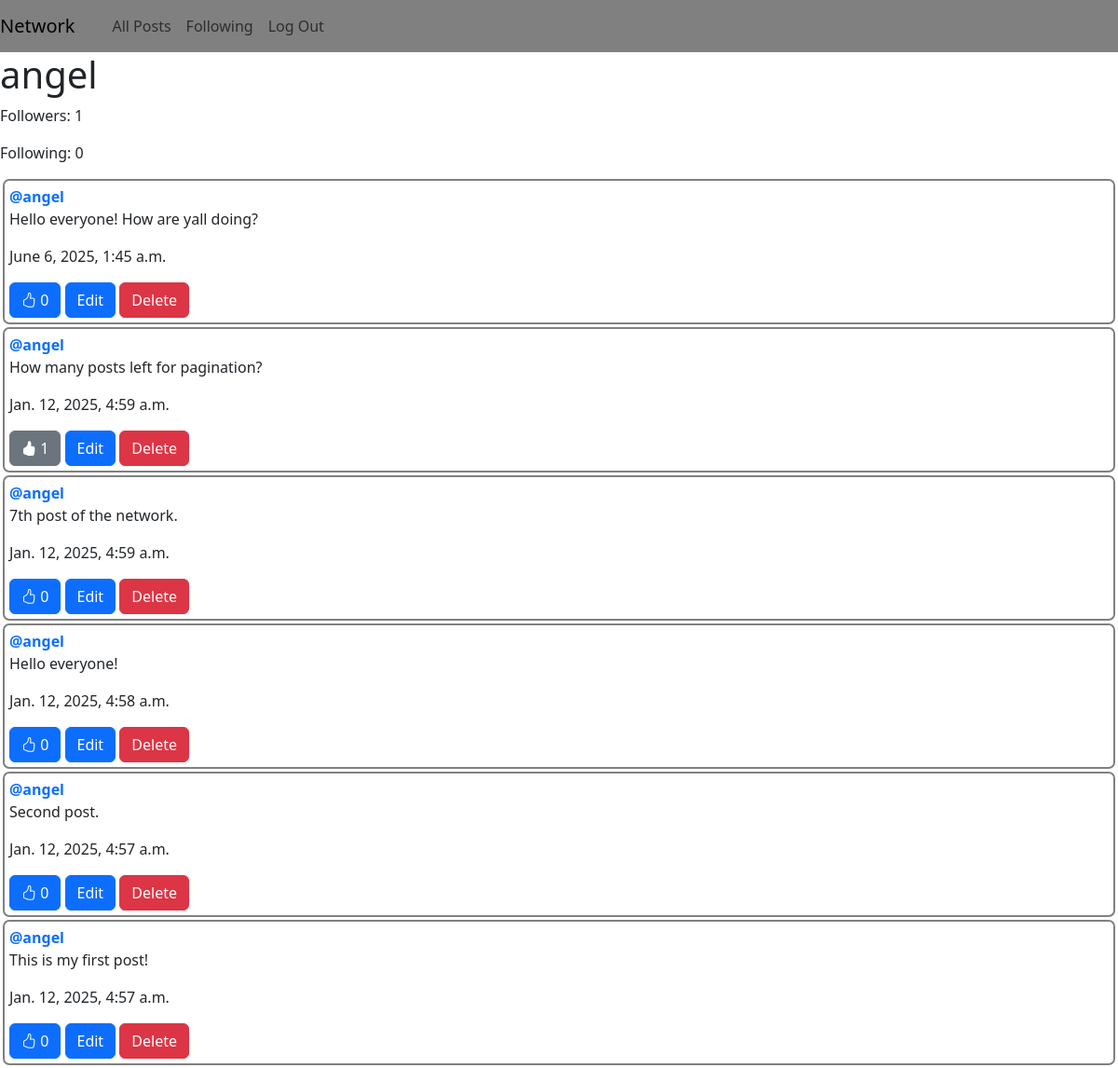
The page /profile/angel on the database its author committed.
### network/models.py (models this page shows, shortened)
class User(AbstractUser):
    pass

class Post(models.Model):
    paginate_by = 10
    id = models.BigAutoField(primary_key=True)
    content = models.TextField(blank=False)
    author = models.ForeignKey(User, on_delete=models.CASCADE, blank=True, null=True, related_name="author")
    timestamp = models.DateTimeField(auto_now_add=True)
    is_liked_by = models.ManyToManyField(User, related_name='liked_posts', blank=True)
    like_count = models.PositiveIntegerField(default=0)
    liked = models.BooleanField(default=False)

### network/views.py (the view)
# urls.py: path("profile/<str:profile_username>", views.load_user_profile, name="profile"),
def load_user_profile(request, profile_username):
    user = User.objects.get(username=profile_username)
    posts = Post.objects.filter(author=user).order_by('-timestamp')
    page = Paginator(posts, 10)
    page_num = request.GET.get("page")
    page_obj = page.get_page(page_num)
    return render(request, "network/profile.html", {
        "user": user,
        "followers": Follow.objects.filter(followed=user).count(),
        "following": Follow.objects.filter(follower=user).count(),
        "page_obj": page_obj,
    })

### network/templates/network/profile.html (shortened to what this page needs)
{% extends "network/layout.html" %} {% block body %} {% if user %}
<div>
  <h1>{{user.username}}</h1>
  <p>Followers: {{ followers }}</p>
  <p>Following: {{ following }}</p>
</div>
{% endif %} {% if page_obj %}
<div id="posts-container">
  {% for post in page_obj %}
  <div class="post-container" data-postID="{{ post.id }}">
    <div class="d-flex align-items-center - justify-content-betweem">
      <a class="user_hyperlink me-2" href="{% url 'profile' post.author %}"><strong>@{{ post.author }}</strong></a>
    </div>
    <p class="post-content">{{ post.content }}</p>
    <p class="timestamp">{{ post.timestamp }}</p>
    <button
      class="like-button btn {% if post.liked %}bi-hand-thumbs-up-fill btn-secondary{% else %}bi-hand-thumbs-up btn-primary{% endif %}"
      onclick="toggle_like(this)"
    >
      {{ post.like_count }}
    </button>
    {% if user.is_authenticated and post.author == user %}
    <button class="edit-button btn btn-primary" onclick="edit_post(this)">Edit</button>
    <button class="delete-button btn btn-danger" onclick="delete_post(this)">Delete</button>
    {% endif %}
  </div>
  {% endfor %}
</div>
{% endif %} {% endblock %}

### network/static/network/style.css (style rules this page uses)
.post-container { border: 2px solid gray; border-radius: 7px; margin: 3px; padding: 5px; }
.user_hyperlink { text-decoration: none; }

### rows shown on the page
User: username "angel"
Post: author "angel", content "Hello everyone! How are yall doing?", timestamp "June 6, 2025, 1:45 a.m.", like_count "0", shows "Edit"
Post: author "angel", content "How many posts left for pagination?", timestamp "Jan. 12, 2025, 4:59 a.m.", like_count "1", shows "Edit"
Post: author "angel", content "7th post of the network.", timestamp "Jan. 12, 2025, 4:59 a.m.", like_count "0", shows "Edit"
Post: author "angel", content "Hello everyone!", timestamp "Jan. 12, 2025, 4:58 a.m.", like_count "0", shows "Edit"
Post: author "angel", content "Second post.", timestamp "Jan. 12, 2025, 4:57 a.m.", like_count "0", shows "Edit"
Post: author "angel", content "This is my first post!", timestamp "Jan. 12, 2025, 4:57 a.m.", like_count "0", shows "Edit"

### other values the page prints
{{ followers }} "1"
{{ following }} "0"
